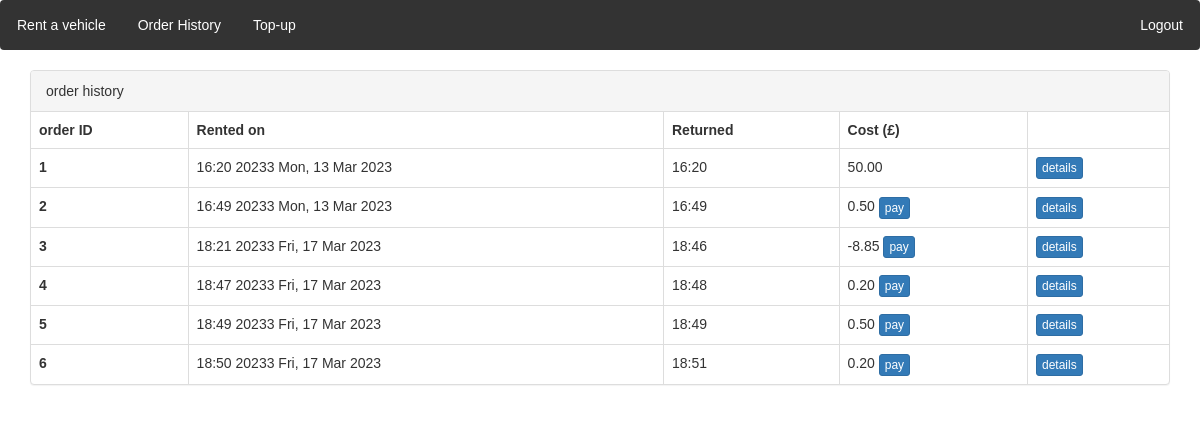
Before: /order_history/ (signed in) with the older database file.
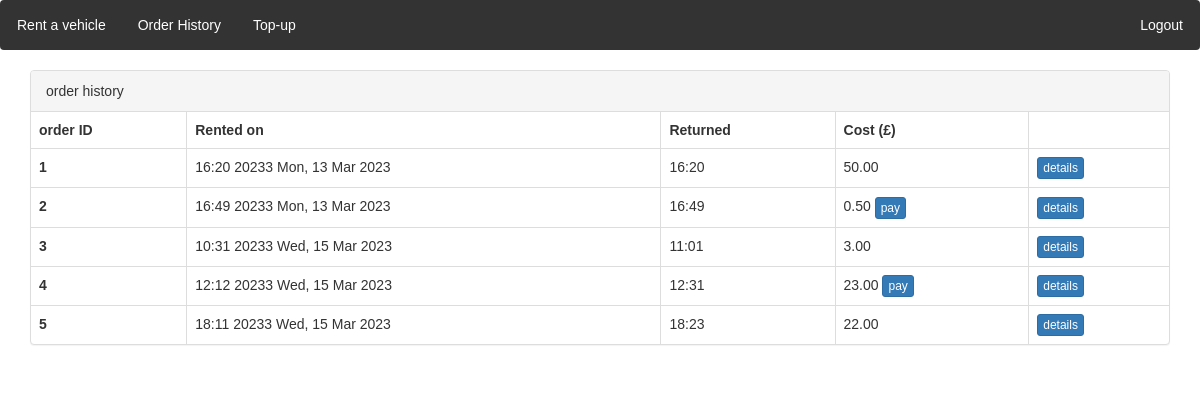
After: the same page with the newer database file.
### locations/models.py (models this page shows)
class Order(models.Model):
    customer = models.ForeignKey(CustomUser, on_delete=models.CASCADE)
    vehicle = models.ForeignKey(Vehicle, on_delete=models.CASCADE)
    initial_time = models.DateTimeField(auto_now_add=True)
    cost = models.DecimalField(max_digits=6, decimal_places=2, null = True, default=None)
    final_time = models.DateTimeField(null = True)
    initial_location = models.ForeignKey(Location, on_delete=models.CASCADE, null=False, related_name='start')
    final_location = models.ForeignKey(Location, on_delete=models.CASCADE, null=True, related_name='end')
    is_paid = models.BooleanField(default=False)

### locations/views.py (the view)
# urls.py: path('order_history/', views.order_history,name='order_history'),
def order_history(request):
    if request.user is None or not request.user.is_authenticated:
        return redirect("/accounts/login")
    username = request.user.username
    logged_customer = CustomUser.objects.get(user=User.objects.get(username=username))
    queryset = models.Order.objects.filter(customer_id=logged_customer.user.id)
    return render(request, 'locations/order_history.html', {'queryset':queryset})

### locations/context_processors.py (called while the page is built)
def message_processor(request):
    if not request.user.username:
         return {
        'unreturned' : None
    }
    username = request.user.username
    logged_user  = CustomUser.objects.get(user = User.objects.get(username = username))
    unreturned_order = Order.objects.filter(customer = logged_user, final_time = None).first()
    return {
        'unreturned' : unreturned_order
    }

### templates/locations/order_history.html (shortened to what this page needs)
{% extends "locations/base.html" %}
{% load static %}
{% block content %}
  <div class="container">
    <div class="panel panel-default">
      <div class="panel-heading">order history</div>
      <table class="table table-bordered">
        <thead>
          <tr>
            <th>order ID</th>
            <th> Rented on</th>
            <th> Returned</th>
            <th> Cost (£) </th>
            <th></th>
          </tr>
        </thead>
        <tbody>
        {% for obj in queryset %}
          <tr>
            <th>{{obj.id}}</th>
            <td>{{ obj.initial_time|date:"H:i on  D, d M Y" }}</td>
            <td>{{ obj.final_time|date:"H:i" }}</td>
            {% if obj.is_paid %}
            <td class="cost"> {{ obj.cost}} </td>
            {% else %}
            <td> {{ obj.cost}} <a class="btn btn-primary btn-xs" href="/order_history/{{obj.id}}/payment/">pay</a></td>
            {% endif %}
            <td>
              <a class="btn btn-primary btn-xs" href="/order_history/{{obj.id}}/details/">details</a>
            </td>
          </tr>
        {% endfor %}
        </tbody>
      </table>
    </div>
  </div>
{% endblock %}

Changed rows visible on the page:
no longer on this page (row edited): Order: id "6", initial_time "18:50 20233 Fri, 17 Mar 2023", final_time "18:51", cost "0.20"
changed Order id 3: initial_time "18:21 20233 Fri, 17 Mar 2023" → "10:31 20233 Wed, 15 Mar 2023"; final_time "18:46" → "11:01"; is_paid False → True (drawn); cost "-8.85" → "3.00"
changed Order id 4: initial_time "18:47 20233 Fri, 17 Mar 2023" → "12:12 20233 Wed, 15 Mar 2023"; final_time "18:48" → "12:31"; cost "0.20" → "23.00"
changed Order id 5: initial_time "18:49 20233 Fri, 17 Mar 2023" → "18:11 20233 Wed, 15 Mar 2023"; final_time "18:49" → "18:23"; is_paid False → True (drawn); cost "0.50" → "22.00"
